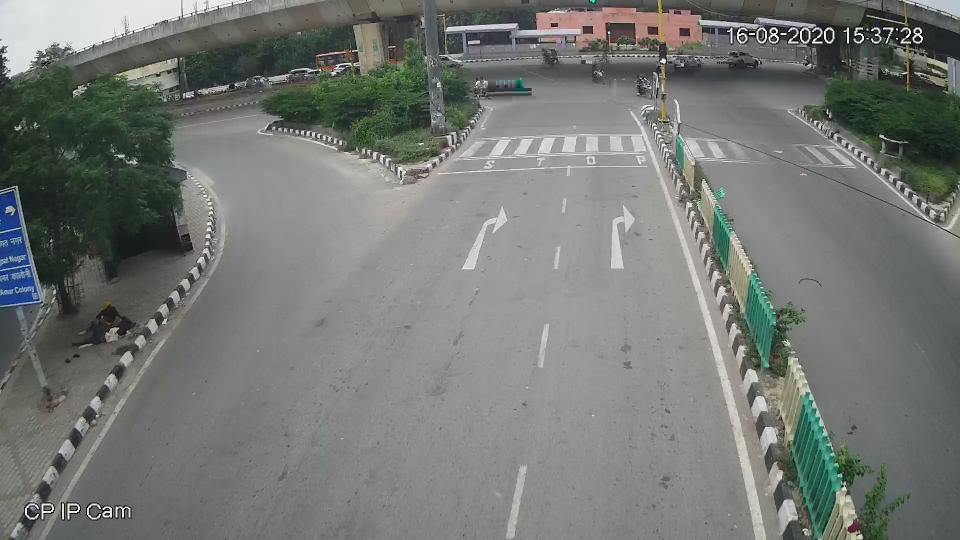
//> input picture Assignment1/Subtask1/empty.jpg, 1920 x 1080 px (shown at 1/2 size)
$ ./grayVid 3 3   (built with g++ and OpenCV 4)
//> lines starting //> are read from the running program, lines starting //| are printed output that depends on the picture
// #include <opencv2/imgproc/imgproc.hpp>
#include <opencv2/opencv.hpp>
#include <iostream>

using namespace cv;
using namespace std;

struct summer {
    long long limit;
    long long ans;
};

Mat changeHom(Mat in, int a) {

    double xFactor = in.size().width/1920.0;
    double yFactor = in.size().height/1080.0;


    vector<Point2f> mapPoints;
    vector<Point2f> srcPoints;


    if (a == -1) {
        mapPoints.push_back(Point2f(472,52));
        mapPoints.push_back(Point2f(800,52));
        mapPoints.push_back(Point2f(800,830));
        mapPoints.push_back(Point2f(472,830));


        srcPoints.push_back(Point2f(962,213));
        srcPoints.push_back(Point2f(1291,211));
        srcPoints.push_back(Point2f(1558,978));
        srcPoints.push_back(Point2f(338,976));
    }

    else {
        mapPoints.push_back(Point2f(472,52-a));
        mapPoints.push_back(Point2f(800,52-a));
        mapPoints.push_back(Point2f(800,830-a));
        mapPoints.push_back(Point2f(472,830-a));

        srcPoints.push_back(Point2f(962,213-a));
        srcPoints.push_back(Point2f(1291,211-a));
        srcPoints.push_back(Point2f(1558,978-a));
        srcPoints.push_back(Point2f(338,976-a));
    }

    Mat wrapImg = Mat::zeros(in.size(),CV_8UC3);
    Mat wrapedMatrix = findHomography(srcPoints, mapPoints);
    warpPerspective(in, wrapImg, wrapedMatrix, in.size());

    int xdimension=329;
    int ydimension=779;

    Mat out(ydimension,xdimension,CV_8UC3,Scalar(0,0,0));

    vector<Point2f> cropPoints;
    cropPoints.push_back(Point2f(0,0));
    cropPoints.push_back(Point2f(xdimension-1,0));
    cropPoints.push_back(Point2f(xdimension-1,ydimension-1));
    cropPoints.push_back(Point2f(0,ydimension-1));

    wrapedMatrix = findHomography(mapPoints,cropPoints);

    warpPerspective(wrapImg, out, wrapedMatrix, out.size());

    return out;

}

void* sum(void* arg) {


    struct summer *arg_str = (struct summer*) arg;

    // cout<< "computation started for " << limitR << endl;

    long long sum = 0;
    for (long long i=0; i< arg_str->limit; i++) {
        sum += i;
    }

    arg_str->ans = sum;

    pthread_exit(0);
}

Mat cropImage(Mat source,  int width, int start, int end){

    Rect rec(0,start, width, end-start);

    Mat croppedRef(source, rec);

    Mat cropped;
    croppedRef.copyTo(cropped);

    return cropped;
}


int main(int argc, char* argv[])
{
    Mat im = imread("../Subtask1/empty.jpg");
//> im is the input picture: 1080 rows x 1920 cols, CV_8UC3; mean B, G, R 116.9, 120.1, 116.9
    // [38 lines of commented-out code are left out]


        int a = 8;
        double b = 5.75;
        Mat cropIm1 = cropImage(im, im.cols, 0, im.rows/2 - im.rows/a);
//> in cropImage, `Mat croppedRef(source, rec);`:
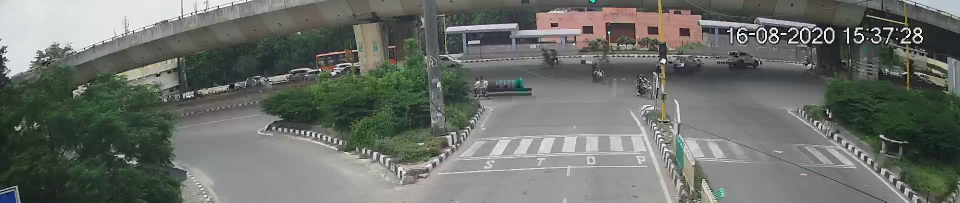
//> croppedRef: 405 rows x 1920 cols, CV_8UC3 (shown at 1/2 size); mean B, G, R 105.3, 110.8, 106.7
        Mat cropIm2 = cropImage(im, im.cols, im.rows/2 - im.rows/b, im.rows);
//> call 2 of cropImage, with width = 1920, start = 352, end = 1080
//> in cropImage (call 2), `Mat croppedRef(source, rec);`:
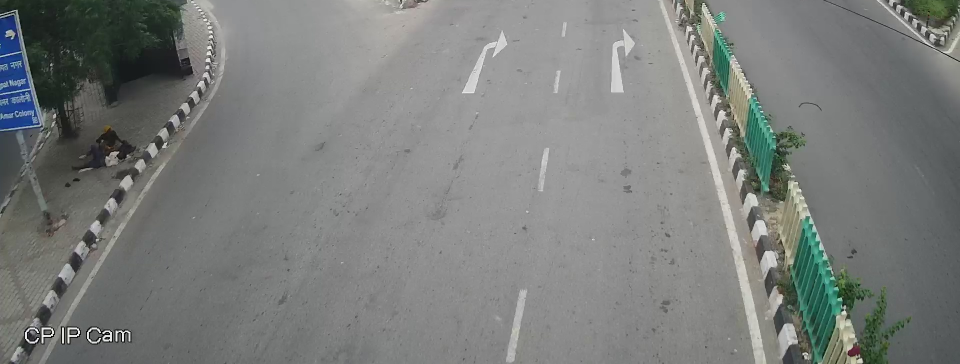
//> croppedRef: 728 rows x 1920 cols, CV_8UC3 (shown at 1/2 size); mean B, G, R 123.8, 125.8, 123
        // [11 lines of commented-out code are left out]

        Mat changeFull = changeHom(im,-1);
//> in changeHom, `warpPerspective(in, wrapImg, wrapedMatrix, in.size());`:
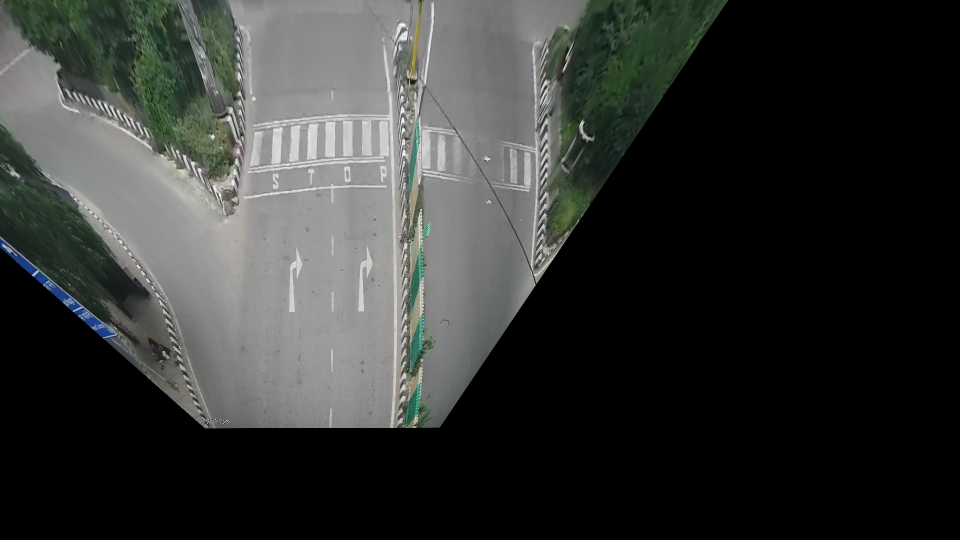
//> wrapImg: 1080 rows x 1920 cols, CV_8UC3 (shown at 1/2 size); mean B, G, R 52.1, 54, 51.9
        Mat changeCr1 = changeHom(cropIm1,0);
//> call 2 of changeHom, with a = 0
//> in changeHom (call 2), `warpPerspective(in, wrapImg, wrapedMatrix, in.size());`:
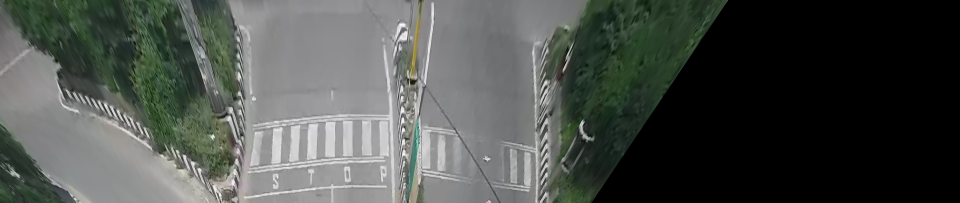
//> wrapImg: 405 rows x 1920 cols, CV_8UC3 (shown at 1/2 size); mean B, G, R 76, 80.2, 76
//> in changeHom (call 2), `warpPerspective(wrapImg, out, wrapedMatrix, out.size());`:
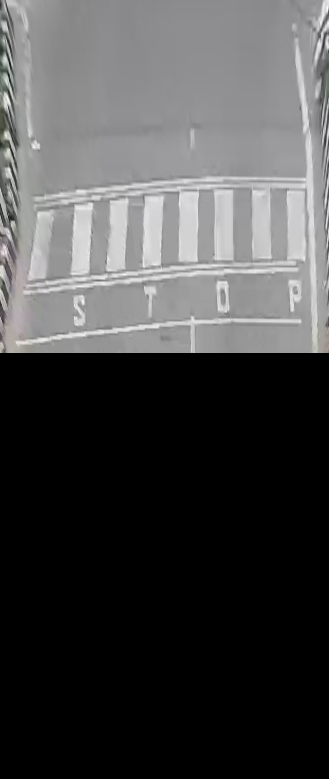
//> out: 779 rows x 329 cols, CV_8UC3; mean B, G, R 71.7, 71.4, 71.5
        Mat changeCr2 = changeHom(cropIm2,im.rows/2 - im.rows/b);
//> call 3 of changeHom, with a = 352
//> in changeHom (call 3), `warpPerspective(in, wrapImg, wrapedMatrix, in.size());`:
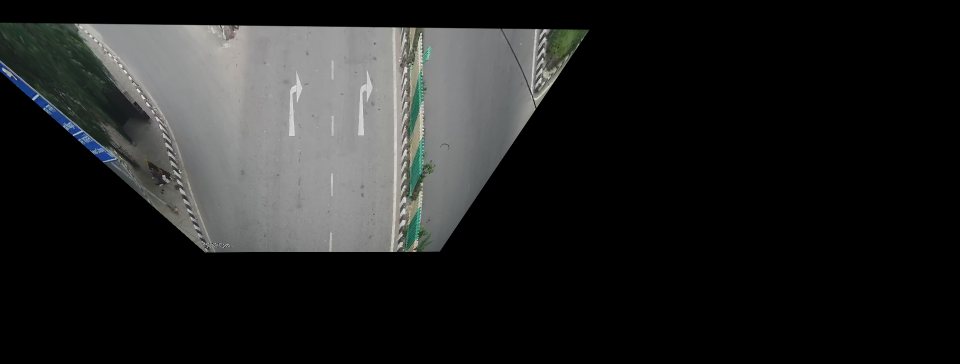
//> wrapImg: 728 rows x 1920 cols, CV_8UC3 (shown at 1/2 size); mean B, G, R 35.1, 35.6, 34.8
//> in changeHom (call 3), `warpPerspective(wrapImg, out, wrapedMatrix, out.size());`:
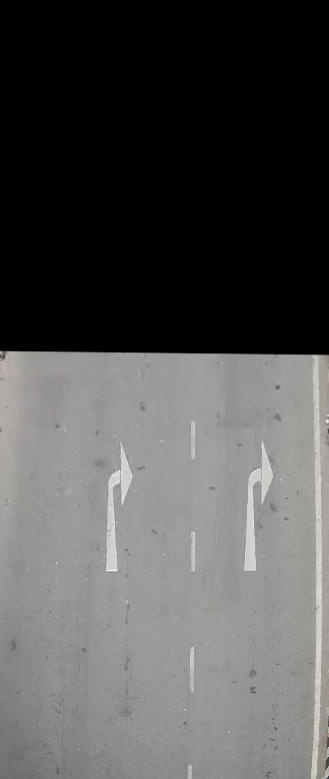
//> out: 779 rows x 329 cols, CV_8UC3; mean B, G, R 82.7, 83.2, 83.3

        circle(im, Point2f(stoi(argv[1]),stoi(argv[2])), 10, Scalar(0,0,255), FILLED);
        circle(cropIm2, Point2f(stoi(argv[1]),stoi(argv[2]) - im.rows/2), 10, Scalar(0,0,255), FILLED);

        while (true) {

            imshow("Image", im);
            imshow("Crop", cropIm2);
            imshow("Hom", changeFull);
            imshow("Cropped Hom Up", changeCr1);
            imshow("Cropped Hom Down", changeCr2);

            if (waitKey(1) == 27){
//> the Esc key is pressed
                break;
            }
        }


    return 0;

}

$ run again, with Assignment1/Subtask1/wrapped-traffic.jpg copied over Assignment1/Subtask1/empty.jpg
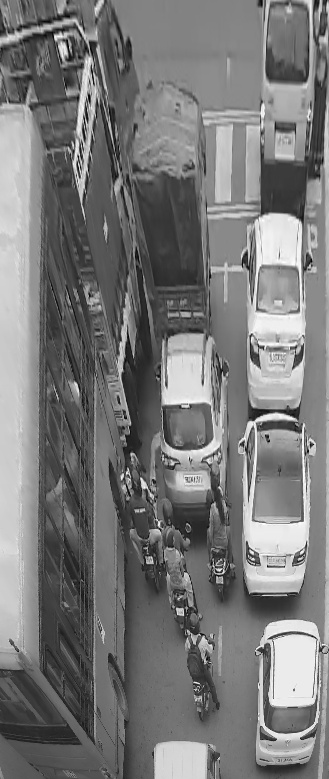
//> input picture Assignment1/Subtask1/wrapped-traffic.jpg, 329 x 779 px
//> im is the input picture: 779 rows x 329 cols, CV_8UC3; min 0, max 255, mean 121
//> in cropImage (call 2), `Mat croppedRef(source, rec);`:
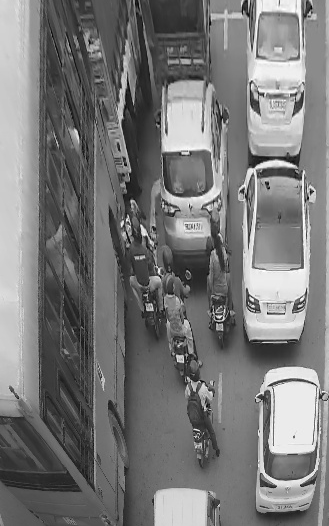
//> croppedRef: 526 rows x 329 cols, CV_8UC3; min 0, max 255, mean 120.4
//> changeFull: 779 rows x 329 cols, CV_8UC3; every value is 0
//> wrapImg: 292 rows x 329 cols, CV_8UC3
//> in changeHom (call 3), `warpPerspective(in, wrapImg, wrapedMatrix, in.size());`:
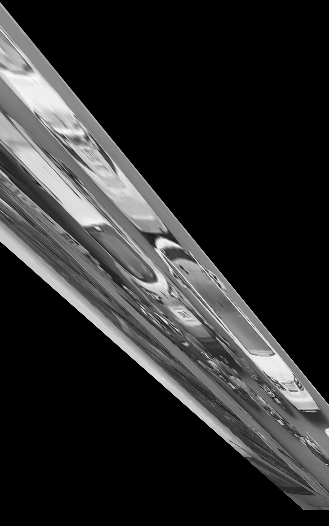
//> wrapImg: 526 rows x 329 cols, CV_8UC3; min 0, max 255, mean 44.5

$ run again, with Assignment1/Subtask1/traffic.jpg copied over Assignment1/Subtask1/empty.jpg
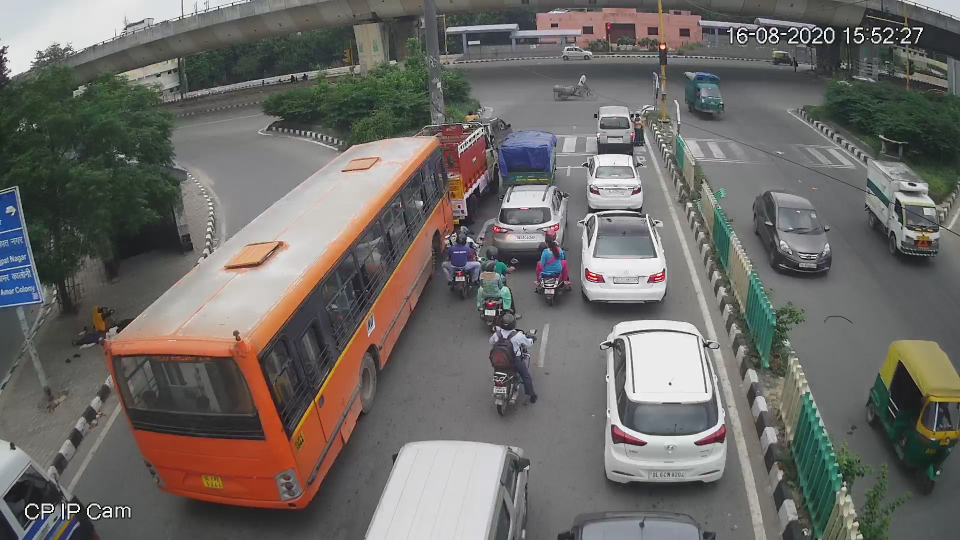
//> input picture Assignment1/Subtask1/traffic.jpg, 1920 x 1080 px (shown at 1/2 size)
//> im is the input picture: 1080 rows x 1920 cols, CV_8UC3; mean B, G, R 102.5, 106.2, 109.1
//> croppedRef: 728 rows x 1920 cols, CV_8UC3
//> wrapImg: 405 rows x 1920 cols, CV_8UC3
//> in changeHom (call 3), `warpPerspective(in, wrapImg, wrapedMatrix, in.size());`:
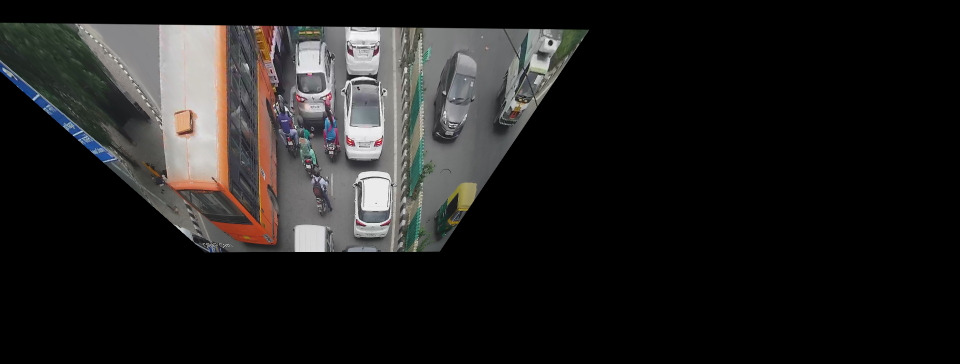
//> wrapImg: 728 rows x 1920 cols, CV_8UC3 (shown at 1/2 size); mean B, G, R 30.7, 31.5, 32.5
//> in changeHom (call 3), `warpPerspective(wrapImg, out, wrapedMatrix, out.size());`:
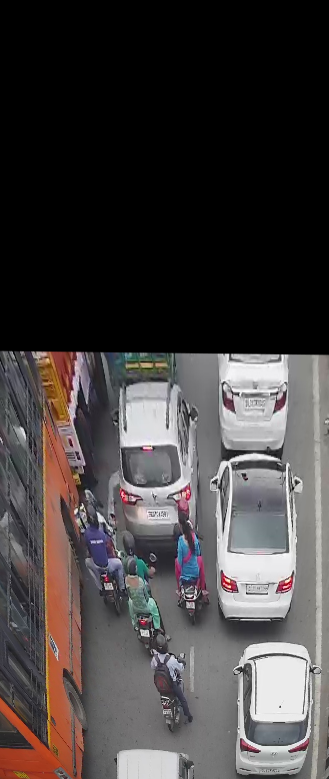
//> out: 779 rows x 329 cols, CV_8UC3; mean B, G, R 64, 64.2, 68.8
